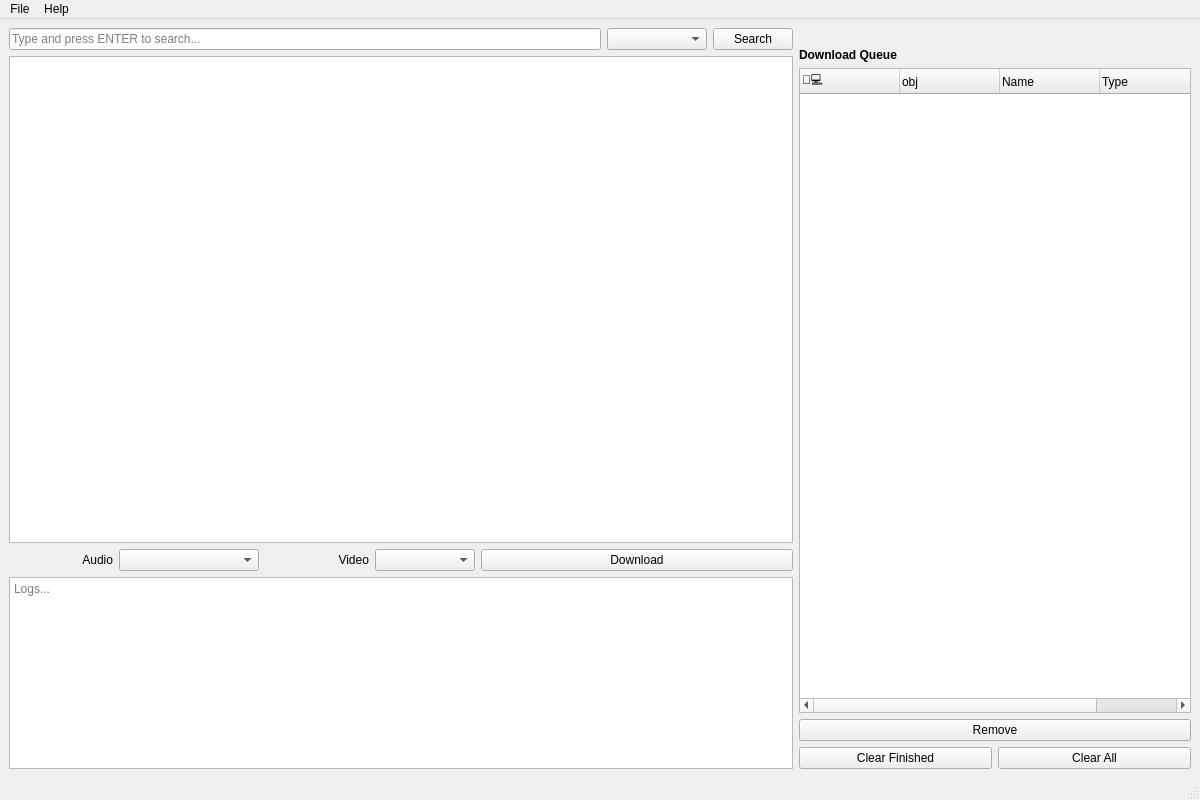
<?xml version="1.0" encoding="UTF-8"?>
<ui version="4.0">
 <class>MainWindow</class>
 <widget class="QMainWindow" name="MainWindow">
  <property name="geometry">
   <rect>
    <x>0</x>
    <y>0</y>
    <width>1200</width>
    <height>800</height>
   </rect>
  </property>
  <property name="windowTitle">
   <string>MainWindow</string>
  </property>
  <widget class="QWidget" name="w_central">
   <property name="enabled">
    <bool>true</bool>
   </property>
   <property name="sizePolicy">
    <sizepolicy hsizetype="Preferred" vsizetype="Expanding">
     <horstretch>100</horstretch>
     <verstretch>100</verstretch>
    </sizepolicy>
   </property>
   <property name="toolTip">
    <string notr="true"/>
   </property>
   <property name="statusTip">
    <string notr="true"/>
   </property>
   <property name="whatsThis">
    <string notr="true"/>
   </property>
   <property name="accessibleName">
    <string notr="true"/>
   </property>
   <property name="accessibleDescription">
    <string notr="true"/>
   </property>
   <layout class="QHBoxLayout" name="horizontalLayout" stretch="0,50,25">
    <item>
     <layout class="QVBoxLayout" name="lv_list_user"/>
    </item>
    <item>
     <layout class="QVBoxLayout" name="lv_search_result" stretch="0,0,0,0">
      <property name="spacing">
       <number>6</number>
      </property>
      <item>
       <layout class="QHBoxLayout" name="lh_search">
        <item>
         <widget class="QLineEdit" name="l_search">
          <property name="acceptDrops">
           <bool>false</bool>
          </property>
          <property name="toolTip">
           <string notr="true"/>
          </property>
          <property name="statusTip">
           <string notr="true"/>
          </property>
          <property name="whatsThis">
           <string notr="true"/>
          </property>
          <property name="accessibleName">
           <string notr="true"/>
          </property>
          <property name="accessibleDescription">
           <string notr="true"/>
          </property>
          <property name="locale">
           <locale language="English" country="UnitedStates"/>
          </property>
          <property name="text">
           <string notr="true"/>
          </property>
          <property name="placeholderText">
           <string notr="true">Type and press ENTER to search...</string>
          </property>
          <property name="clearButtonEnabled">
           <bool>true</bool>
          </property>
         </widget>
        </item>
        <item>
         <widget class="QComboBox" name="cb_search_type">
          <property name="minimumSize">
           <size>
            <width>100</width>
            <height>0</height>
           </size>
          </property>
          <property name="toolTip">
           <string notr="true"/>
          </property>
          <property name="statusTip">
           <string notr="true"/>
          </property>
          <property name="whatsThis">
           <string notr="true"/>
          </property>
          <property name="accessibleName">
           <string notr="true"/>
          </property>
          <property name="accessibleDescription">
           <string notr="true"/>
          </property>
          <property name="currentText">
           <string notr="true"/>
          </property>
          <property name="sizeAdjustPolicy">
           <enum>QComboBox::SizeAdjustPolicy::AdjustToContentsOnFirstShow</enum>
          </property>
          <property name="placeholderText">
           <string notr="true"/>
          </property>
         </widget>
        </item>
        <item>
         <widget class="QPushButton" name="pb_search">
          <property name="statusTip">
           <string notr="true"/>
          </property>
          <property name="whatsThis">
           <string notr="true"/>
          </property>
          <property name="accessibleName">
           <string notr="true"/>
          </property>
          <property name="accessibleDescription">
           <string notr="true"/>
          </property>
          <property name="text">
           <string notr="true">Search</string>
          </property>
          <property name="shortcut">
           <string notr="true"/>
          </property>
         </widget>
        </item>
       </layout>
      </item>
      <item>
       <widget class="QTreeView" name="tr_results">
        <property name="editTriggers">
         <set>QAbstractItemView::EditTrigger::NoEditTriggers</set>
        </property>
        <property name="showDropIndicator" stdset="0">
         <bool>false</bool>
        </property>
        <property name="dragDropOverwriteMode">
         <bool>false</bool>
        </property>
        <property name="alternatingRowColors">
         <bool>false</bool>
        </property>
        <property name="selectionMode">
         <enum>QAbstractItemView::SelectionMode::ExtendedSelection</enum>
        </property>
        <property name="indentation">
         <number>10</number>
        </property>
        <property name="sortingEnabled">
         <bool>true</bool>
        </property>
       </widget>
      </item>
      <item>
       <layout class="QHBoxLayout" name="lh_download" stretch="5,0,5,0,15">
        <item>
         <widget class="QLabel" name="l_quality_audio">
          <property name="toolTip">
           <string notr="true"/>
          </property>
          <property name="statusTip">
           <string notr="true"/>
          </property>
          <property name="whatsThis">
           <string notr="true"/>
          </property>
          <property name="accessibleName">
           <string notr="true"/>
          </property>
          <property name="accessibleDescription">
           <string notr="true"/>
          </property>
          <property name="text">
           <string notr="true">Audio</string>
          </property>
          <property name="alignment">
           <set>Qt::AlignmentFlag::AlignRight|Qt::AlignmentFlag::AlignTrailing|Qt::AlignmentFlag::AlignVCenter</set>
          </property>
         </widget>
        </item>
        <item>
         <widget class="QComboBox" name="cb_quality_audio">
          <property name="minimumSize">
           <size>
            <width>140</width>
            <height>0</height>
           </size>
          </property>
          <property name="toolTip">
           <string notr="true"/>
          </property>
          <property name="statusTip">
           <string notr="true"/>
          </property>
          <property name="whatsThis">
           <string notr="true"/>
          </property>
          <property name="accessibleName">
           <string notr="true"/>
          </property>
          <property name="accessibleDescription">
           <string notr="true"/>
          </property>
          <property name="currentText">
           <string notr="true"/>
          </property>
          <property name="sizeAdjustPolicy">
           <enum>QComboBox::SizeAdjustPolicy::AdjustToContentsOnFirstShow</enum>
          </property>
          <property name="placeholderText">
           <string notr="true"/>
          </property>
          <property name="frame">
           <bool>true</bool>
          </property>
         </widget>
        </item>
        <item>
         <widget class="QLabel" name="l_quality_video">
          <property name="toolTip">
           <string notr="true"/>
          </property>
          <property name="statusTip">
           <string notr="true"/>
          </property>
          <property name="whatsThis">
           <string notr="true"/>
          </property>
          <property name="accessibleName">
           <string notr="true"/>
          </property>
          <property name="accessibleDescription">
           <string notr="true"/>
          </property>
          <property name="text">
           <string notr="true">Video</string>
          </property>
          <property name="alignment">
           <set>Qt::AlignmentFlag::AlignRight|Qt::AlignmentFlag::AlignTrailing|Qt::AlignmentFlag::AlignVCenter</set>
          </property>
         </widget>
        </item>
        <item>
         <widget class="QComboBox" name="cb_quality_video">
          <property name="minimumSize">
           <size>
            <width>100</width>
            <height>0</height>
           </size>
          </property>
          <property name="toolTip">
           <string notr="true"/>
          </property>
          <property name="statusTip">
           <string notr="true"/>
          </property>
          <property name="whatsThis">
           <string notr="true"/>
          </property>
          <property name="accessibleName">
           <string notr="true"/>
          </property>
          <property name="accessibleDescription">
           <string notr="true"/>
          </property>
          <property name="currentText">
           <string notr="true"/>
          </property>
          <property name="sizeAdjustPolicy">
           <enum>QComboBox::SizeAdjustPolicy::AdjustToContentsOnFirstShow</enum>
          </property>
          <property name="placeholderText">
           <string notr="true"/>
          </property>
         </widget>
        </item>
        <item>
         <widget class="QPushButton" name="pb_download">
          <property name="toolTip">
           <string notr="true"/>
          </property>
          <property name="statusTip">
           <string notr="true"/>
          </property>
          <property name="whatsThis">
           <string notr="true"/>
          </property>
          <property name="accessibleName">
           <string notr="true"/>
          </property>
          <property name="accessibleDescription">
           <string notr="true"/>
          </property>
          <property name="text">
           <string notr="true">Download</string>
          </property>
          <property name="shortcut">
           <string notr="true"/>
          </property>
         </widget>
        </item>
       </layout>
      </item>
      <item>
       <widget class="QPlainTextEdit" name="te_debug">
        <property name="enabled">
         <bool>true</bool>
        </property>
        <property name="sizePolicy">
         <sizepolicy hsizetype="Expanding" vsizetype="Maximum">
          <horstretch>0</horstretch>
          <verstretch>0</verstretch>
         </sizepolicy>
        </property>
        <property name="maximumSize">
         <size>
          <width>16777215</width>
          <height>16777215</height>
         </size>
        </property>
        <property name="acceptDrops">
         <bool>false</bool>
        </property>
        <property name="toolTip">
         <string notr="true"/>
        </property>
        <property name="statusTip">
         <string notr="true"/>
        </property>
        <property name="whatsThis">
         <string notr="true"/>
        </property>
        <property name="accessibleName">
         <string notr="true"/>
        </property>
        <property name="accessibleDescription">
         <string notr="true"/>
        </property>
        <property name="undoRedoEnabled">
         <bool>false</bool>
        </property>
        <property name="readOnly">
         <bool>true</bool>
        </property>
        <property name="placeholderText">
         <string>Logs...</string>
        </property>
       </widget>
      </item>
     </layout>
    </item>
    <item>
     <layout class="QVBoxLayout" name="lv_info">
      <item>
       <layout class="QVBoxLayout" name="lv_info_item">
        <item>
         <layout class="QHBoxLayout" name="horizontalLayout_2">
          <item>
           <widget class="QLabel" name="l_pm_cover">
            <property name="sizePolicy">
             <sizepolicy hsizetype="Fixed" vsizetype="Fixed">
              <horstretch>0</horstretch>
              <verstretch>0</verstretch>
             </sizepolicy>
            </property>
            <property name="maximumSize">
             <size>
              <width>280</width>
              <height>280</height>
             </size>
            </property>
            <property name="baseSize">
             <size>
              <width>0</width>
              <height>0</height>
             </size>
            </property>
            <property name="frameShape">
             <enum>QFrame::Shape::NoFrame</enum>
            </property>
            <property name="text">
             <string/>
            </property>
            <property name="pixmap">
             <pixmap>default_album_image.png</pixmap>
            </property>
            <property name="scaledContents">
             <bool>true</bool>
            </property>
            <property name="alignment">
             <set>Qt::AlignmentFlag::AlignHCenter|Qt::AlignmentFlag::AlignTop</set>
            </property>
           </widget>
          </item>
         </layout>
        </item>
       </layout>
      </item>
      <item>
       <layout class="QVBoxLayout" name="lv_queue_download">
        <item>
         <widget class="QLabel" name="l_h_queue_download">
          <property name="font">
           <font>
            <italic>false</italic>
            <bold>true</bold>
            <kerning>true</kerning>
           </font>
          </property>
          <property name="text">
           <string>Download Queue</string>
          </property>
         </widget>
        </item>
        <item>
         <widget class="QTreeWidget" name="tr_queue_download">
          <property name="editTriggers">
           <set>QAbstractItemView::EditTrigger::NoEditTriggers</set>
          </property>
          <property name="tabKeyNavigation">
           <bool>false</bool>
          </property>
          <property name="showDropIndicator" stdset="0">
           <bool>false</bool>
          </property>
          <property name="dragDropOverwriteMode">
           <bool>false</bool>
          </property>
          <property name="selectionMode">
           <enum>QAbstractItemView::SelectionMode::ExtendedSelection</enum>
          </property>
          <property name="selectionBehavior">
           <enum>QAbstractItemView::SelectionBehavior::SelectRows</enum>
          </property>
          <property name="rootIsDecorated">
           <bool>false</bool>
          </property>
          <property name="itemsExpandable">
           <bool>false</bool>
          </property>
          <property name="sortingEnabled">
           <bool>false</bool>
          </property>
          <property name="expandsOnDoubleClick">
           <bool>false</bool>
          </property>
          <attribute name="headerShowSortIndicator" stdset="0">
           <bool>false</bool>
          </attribute>
          <attribute name="headerStretchLastSection">
           <bool>false</bool>
          </attribute>
          <column>
           <property name="text">
            <string notr="true">🧑‍💻️</string>
           </property>
          </column>
          <column>
           <property name="text">
            <string>obj</string>
           </property>
          </column>
          <column>
           <property name="text">
            <string>Name</string>
           </property>
          </column>
          <column>
           <property name="text">
            <string>Type</string>
           </property>
          </column>
          <column>
           <property name="text">
            <string>Quality</string>
           </property>
          </column>
         </widget>
        </item>
        <item>
         <widget class="QPushButton" name="pb_queue_download_remove">
          <property name="enabled">
           <bool>true</bool>
          </property>
          <property name="text">
           <string>Remove</string>
          </property>
         </widget>
        </item>
        <item>
         <layout class="QHBoxLayout" name="horizontalLayout_3">
          <item>
           <widget class="QPushButton" name="pb_queue_download_clear_finished">
            <property name="text">
             <string>Clear Finished</string>
            </property>
           </widget>
          </item>
          <item>
           <widget class="QPushButton" name="pb_queue_download_clear_all">
            <property name="text">
             <string>Clear All</string>
            </property>
           </widget>
          </item>
         </layout>
        </item>
       </layout>
      </item>
     </layout>
    </item>
   </layout>
  </widget>
  <widget class="QMenuBar" name="menubar">
   <property name="geometry">
    <rect>
     <x>0</x>
     <y>0</y>
     <width>1200</width>
     <height>22</height>
    </rect>
   </property>
   <property name="toolTip">
    <string notr="true"/>
   </property>
   <property name="statusTip">
    <string notr="true"/>
   </property>
   <property name="whatsThis">
    <string notr="true"/>
   </property>
   <property name="accessibleName">
    <string notr="true"/>
   </property>
   <property name="accessibleDescription">
    <string notr="true"/>
   </property>
   <widget class="QMenu" name="m_file">
    <property name="toolTip">
     <string notr="true"/>
    </property>
    <property name="statusTip">
     <string notr="true"/>
    </property>
    <property name="whatsThis">
     <string notr="true"/>
    </property>
    <property name="accessibleName">
     <string notr="true"/>
    </property>
    <property name="accessibleDescription">
     <string notr="true"/>
    </property>
    <property name="title">
     <string>File</string>
    </property>
    <addaction name="a_preferences"/>
    <addaction name="a_logout"/>
    <addaction name="a_exit"/>
   </widget>
   <widget class="QMenu" name="m_help">
    <property name="title">
     <string>Help</string>
    </property>
    <addaction name="a_version"/>
    <addaction name="a_updates_check"/>
   </widget>
   <addaction name="m_file"/>
   <addaction name="m_help"/>
  </widget>
  <widget class="QStatusBar" name="statusbar">
   <property name="toolTip">
    <string notr="true"/>
   </property>
   <property name="statusTip">
    <string notr="true"/>
   </property>
   <property name="whatsThis">
    <string notr="true"/>
   </property>
   <property name="accessibleName">
    <string notr="true"/>
   </property>
   <property name="accessibleDescription">
    <string notr="true"/>
   </property>
   <property name="layoutDirection">
    <enum>Qt::LayoutDirection::LeftToRight</enum>
   </property>
  </widget>
  <action name="a_preferences">
   <property name="enabled">
    <bool>true</bool>
   </property>
   <property name="text">
    <string notr="true">Preferences...</string>
   </property>
   <property name="iconText">
    <string notr="true">Preferences...</string>
   </property>
   <property name="toolTip">
    <string notr="true">Preferences...</string>
   </property>
   <property name="statusTip">
    <string notr="true"/>
   </property>
   <property name="whatsThis">
    <string notr="true"/>
   </property>
  </action>
  <action name="a_version">
   <property name="text">
    <string>Version</string>
   </property>
  </action>
  <action name="a_exit">
   <property name="text">
    <string>Exit</string>
   </property>
  </action>
  <action name="a_logout">
   <property name="text">
    <string>Logout</string>
   </property>
  </action>
  <action name="a_updates_check">
   <property name="text">
    <string>Check for Updates</string>
   </property>
  </action>
 </widget>
 <resources/>
 <connections/>
</ui>
